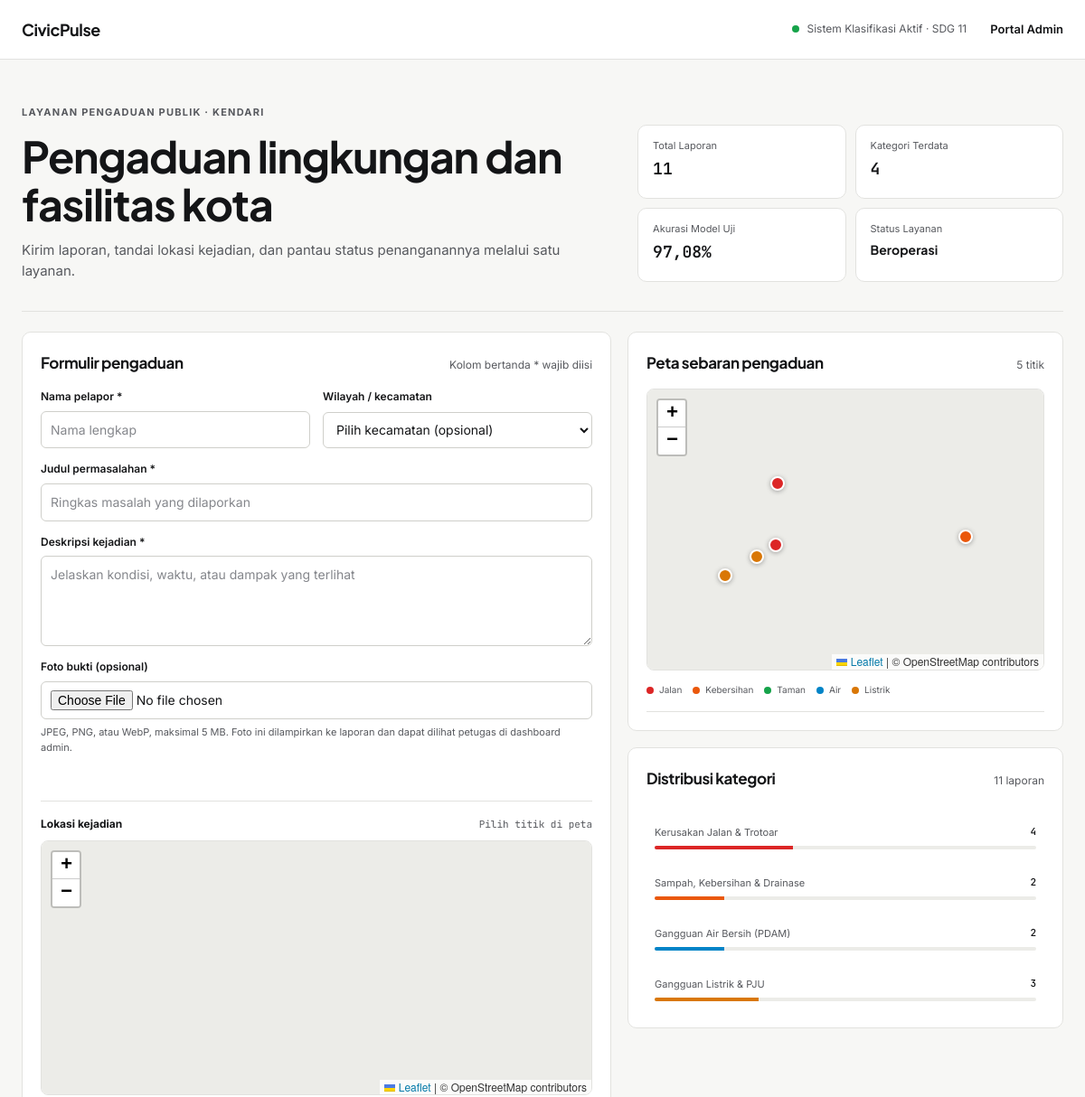
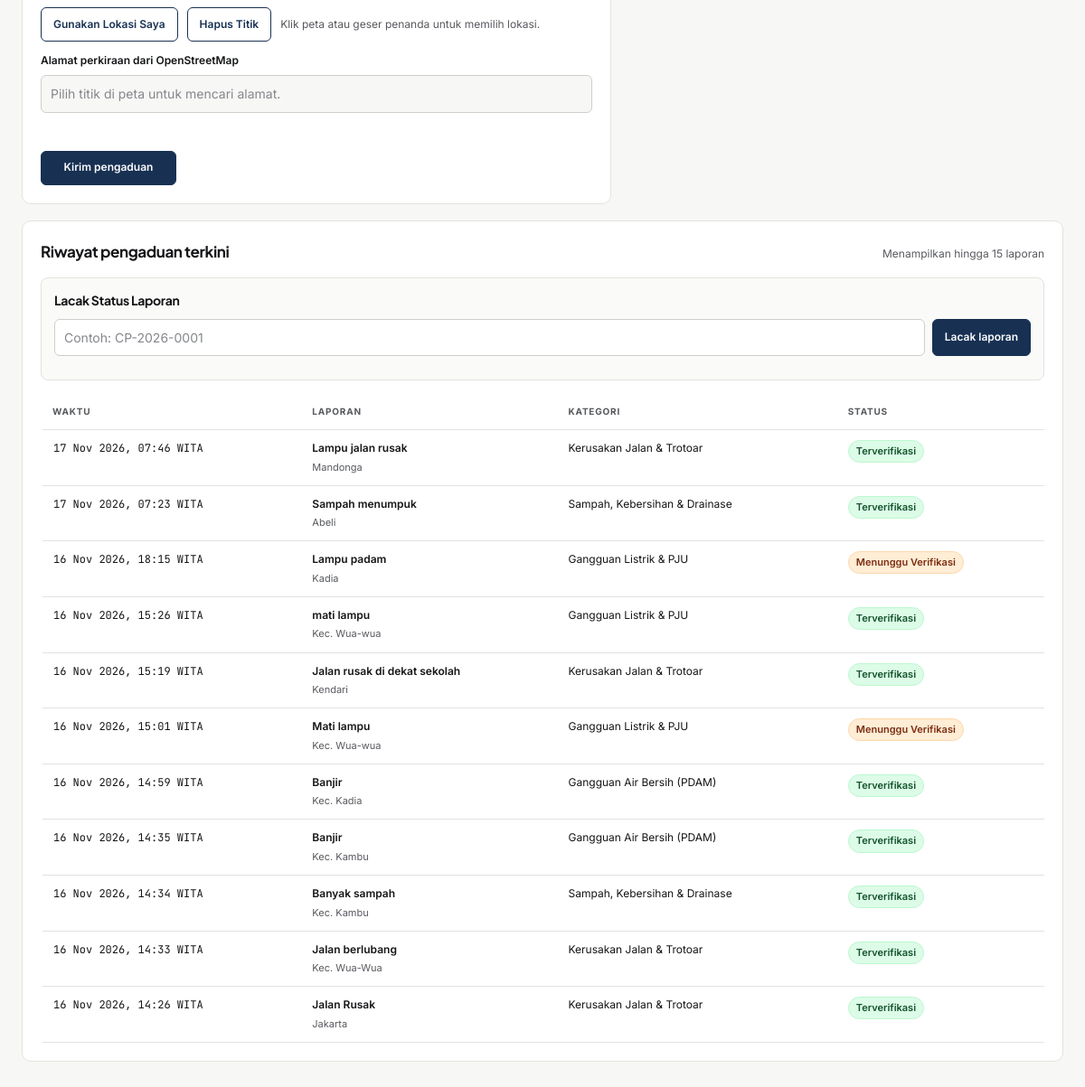
The page / on the database its author committed (2 pictures, top to bottom).
### tables this page shows
CREATE TABLE complaints (
                    id INTEGER PRIMARY KEY AUTOINCREMENT,
                    reporter_name TEXT NOT NULL,
                    title TEXT NOT NULL,
                    description TEXT NOT NULL,
                    area TEXT,
                    predicted_category TEXT NOT NULL,
                    confidence_score REAL NOT NULL,
                    verified_category TEXT,
                    status TEXT DEFAULT 'Menunggu Verifikasi',
                    created_at TIMESTAMP DEFAULT CURRENT_TIMESTAMP
                , latitude REAL, longitude REAL, updated_at TIMESTAMP, ticket_code TEXT, photo_path TEXT, location_address TEXT);

### app.py (the view, shortened to what this page needs)
@app.route("/", methods=["GET", "POST"])
@limiter.limit("5 per minute", methods=["POST"])
def index():
    hasil_prediksi = None
    conn = get_db_connection()
    try:
        if isinstance(conn, sqlite3.Connection):
            cursor = conn.cursor()
            cursor.execute("SELECT * FROM complaints ORDER BY created_at DESC LIMIT 15")
            daftar_laporan = [dict(row) for row in cursor.fetchall()]
            cursor.execute("SELECT COALESCE(verified_category, predicted_category) AS kategori, COUNT(*) AS total FROM complaints GROUP BY kategori")
            statistik = [dict(row) for row in cursor.fetchall()]
            cursor.execute("SELECT * FROM complaints WHERE latitude IS NOT NULL AND longitude IS NOT NULL ORDER BY created_at DESC")
            laporan_geo_rows = [dict(row) for row in cursor.fetchall()]
    finally:
        conn.close()
    return render_template(
        "index.html",
        hasil=hasil_prediksi,
        laporan=daftar_laporan,
        statistik=statistik,
        laporan_geo=normalize_geo_rows(laporan_geo_rows),
        label_map=LABEL_TAMPILAN,
    )

### Templates/index.html (shortened to what this page needs)
<!DOCTYPE html>
<html lang="id">
<head>
    <link rel="stylesheet" href="{{ url_for('static', filename='css/civicpulse.css') }}">
    <link rel="stylesheet" href="https://unpkg.com/leaflet@1.9.4/dist/leaflet.css">
    <link rel="stylesheet" href="https://unpkg.com/leaflet.markercluster@1.5.3/dist/MarkerCluster.css">
    <link rel="stylesheet" href="https://unpkg.com/leaflet.markercluster@1.5.3/dist/MarkerCluster.Default.css">
</head>
<body>
    <header class="site-header">
        <a class="wordmark" href="{{ url_for('index') }}">CivicPulse</a>
        <div class="header-right">
            <div class="system-indicator"><span class="system-dot" aria-hidden="true"></span><span>Sistem Klasifikasi Aktif · SDG 11</span></div>
            <nav class="header-links" aria-label="Navigasi utama">
                {% if session.get('role') == 'admin' %}
                    <a href="{{ url_for('admin_dashboard') }}">Dashboard Admin</a>
                {% else %}
                    <a href="{{ url_for('login') }}">Portal Admin</a>
                {% endif %}
            </nav>
        </div>
    </header>
    <main class="page">
        {% set totals = namespace(count=0) %}
        {% for item in statistik %}{% set totals.count = totals.count + item.total %}{% endfor %}
        <section class="editorial">
            <div>
                <span class="eyebrow">Layanan Pengaduan Publik · Kendari</span>
                <h1>Pengaduan lingkungan dan fasilitas kota</h1>
                <p class="intro">Kirim laporan, tandai lokasi kejadian, dan pantau status penanganannya melalui satu layanan.</p>
            </div>
            <div class="metric-grid" aria-label="Ringkasan layanan">
                <div class="metric"><span class="metric-label">Total Laporan</span><strong class="metric-value">{{ totals.count }}</strong></div>
                <div class="metric"><span class="metric-label">Kategori Terdata</span><strong class="metric-value">{{ statistik|length }}</strong></div>
                <div class="metric"><span class="metric-label">Akurasi Model Uji</span><strong class="metric-value">97,08%</strong></div>
                <div class="metric"><span class="metric-label">Status Layanan</span><strong class="metric-value text-value">Beroperasi</strong></div>
            </div>
        </section>
        <section class="main-grid">
            <article class="panel">
                <div class="panel-heading">
                    <h2>Formulir pengaduan</h2>
                    <span class="panel-note">Kolom bertanda * wajib diisi</span>
                </div>
                <form method="POST" id="complaint-form" enctype="multipart/form-data">
                    <div class="form-grid">
                        <div class="field">
                            <label for="reporter_name">Nama pelapor *</label>
                            <input id="reporter_name" type="text" name="reporter_name" placeholder="Nama lengkap" required>
                        </div>
                        <div class="field">
                            <label for="area">Wilayah / kecamatan</label>
                            <select id="area" name="area">
                                <option value="">Pilih kecamatan (opsional)</option>
                            </select>
                        </div>
                        <div class="field full">
                            <label for="title">Judul permasalahan *</label>
                            <input id="title" type="text" name="title" placeholder="Ringkas masalah yang dilaporkan" required>
                        </div>
                        <div class="field full">
                            <label for="description">Deskripsi kejadian *</label>
                            <textarea id="description" name="description" placeholder="Jelaskan kondisi, waktu, atau dampak yang terlihat" required></textarea>
                        </div>
                        <div class="field full">
                            <label for="photo">Foto bukti (opsional)</label>
                            <input id="photo" type="file" name="photo" accept="image/jpeg,image/png,image/webp">
                            <p class="upload-note">JPEG, PNG, atau WebP, maksimal 5 MB. Foto ini dilampirkan ke laporan dan dapat dilihat petugas di dashboard admin.</p>
                            <p class="location-status" id="photo-status" role="status" aria-live="polite"></p>
                        </div>
                    </div>
                    <div class="location-picker">
                        <div class="location-title">
                            <strong>Lokasi kejadian</strong>
                            <span class="coordinates" id="selected-coordinates">Pilih titik di peta</span>
                        </div>
                        <div class="map-frame">
                            <div id="location-picker-map" aria-label="Pilih titik lokasi kejadian di peta"></div>
                        </div>
                        <div class="map-toolbar">
                            <button type="button" class="button secondary" id="use-location-btn">Gunakan Lokasi Saya</button>
                            <button type="button" class="button secondary" id="clear-location-btn">Hapus Titik</button>
                            <span class="panel-note">Klik peta atau geser penanda untuk memilih lokasi.</span>
                        </div>
                        <div class="field location-address">
                            <label for="location-address">Alamat perkiraan dari OpenStreetMap</label>
                            <input id="location-address" name="location_address" type="text" readonly placeholder="Pilih titik di peta untuk mencari alamat.">
                        </div>
                        <p class="location-status" id="location-status" role="status" aria-live="polite"></p>
                    </div>
                    <div class="submit-row" id="submit-area">
                        <button type="submit" class="button" id="submit-button">Kirim pengaduan</button>
                    </div>
                </form>
            </article>
            <div class="right-column">
                <article class="panel">
                    <div class="panel-heading">
                        <h2>Peta sebaran pengaduan</h2>
                        <span class="panel-note">{{ laporan_geo|length }} titik</span>
                    </div>
                    <div class="map-frame public-frame">
                        <div id="public-complaint-map" aria-label="Peta sebaran laporan publik"></div>
                    </div>
                    <div class="legend" aria-label="Legenda kategori">
                        <span class="legend-item"><i class="legend-dot" style="background:#dc2626"></i>Jalan</span>
                        <span class="legend-item"><i class="legend-dot" style="background:#ea580c"></i>Kebersihan</span>
                        <span class="legend-item"><i class="legend-dot" style="background:#16a34a"></i>Taman</span>
                        <span class="legend-item"><i class="legend-dot" style="background:#0284c7"></i>Air</span>
                        <span class="legend-item"><i class="legend-dot" style="background:#d97706"></i>Listrik</span>
                    </div>
                </article>
                <article class="panel">
                    <div class="panel-heading">
                        <h2>Distribusi kategori</h2>
                        <span class="panel-note">{{ totals.count }} laporan</span>
                    </div>
                    <div class="category-list">
                        {% if statistik %}
                            {% for item in statistik %}
                                {% set share = ((item.total / totals.count) * 100) if totals.count else 0 %}
                                {% set category_colors = {
                                    'jalan_rusak': '#dc2626',
                                    'kebersihan_dan_drainase': '#ea580c',
                                    'taman_penataan_lingkungan': '#16a34a',
                                    'utilitas_air_pdam': '#0284c7',
                                    'utilitas_listrik': '#d97706'
                                } %}
                                <div class="category-row">
                                    <div class="category-meta">
                                        <span>{{ label_map.get(item.kategori, item.kategori) }}</span>
                                        <strong>{{ item.total }}</strong>
                                    </div>
                                    <div class="progress-track"><div class="progress-fill" style="width: {{ share }}%; background-color: {{ category_colors.get(item.kategori, '#183153') }}"></div></div>
                                </div>
                            {% endfor %}
                        {% else %}
                            <p class="panel-note">Belum ada data laporan.</p>
                        {% endif %}
                    </div>
                </article>
            </div>
        </section>
        <section class="panel history-panel">
            <div class="panel-heading">
                <h2>Riwayat pengaduan terkini</h2>
                <span class="panel-note">Menampilkan hingga 15 laporan</span>
            </div>
            <section class="tracking-panel" aria-labelledby="tracking-title">
                <h3 id="tracking-title">Lacak Status Laporan</h3>
                <form class="tracking-form" id="tracking-form">
                    <input id="tracking-ticket" name="ticket_code" type="text" maxlength="20" placeholder="Contoh: CP-2026-0001" value="{{ hasil.ticket_code if hasil else '' }}" autocomplete="off" required>
                    <button class="button" type="submit" id="tracking-submit">Lacak laporan</button>
                </form>
            </section>
            <div class="table-scroll">
                <table>
                    <thead><tr><th>Waktu</th><th>Laporan</th><th>Kategori</th><th>Status</th></tr></thead>
                    <tbody>
                        {% for item in laporan %}
                        <tr>
                            <td><time class="technical">{{ item.created_at|wita }}</time></td>
                            <td><span class="report-title">{{ item.title }}</span><span class="report-sub">{{ item.area or 'Wilayah umum' }}</span></td>
                            <td>{{ label_map.get(item.verified_category or item.predicted_category, item.verified_category or item.predicted_category) }}</td>
                            <td><span class="status-pill {% if item.status == 'Terverifikasi' %}verified{% elif item.status == 'Selesai' %}complete{% elif item.status == 'Menunggu Verifikasi' %}pending{% elif item.status == 'Dalam Tindak Lanjut' %}progress{% endif %}">{{ item.status }}</span></td>
                        </tr>
                        {% else %}
                        <tr><td class="empty-cell" colspan="4">Belum ada laporan yang masuk.</td></tr>
                        {% endfor %}
                    </tbody>
                </table>
            </div>
        </section>
    </main>
</body>
</html>

### rows shown on the page
complaints: created_at|wita "17 Nov 2026, 07:46 WITA", title "Lampu jalan rusak", area "Mandonga", get "Kerusakan Jalan & Trotoar", status "Terverifikasi"
complaints: created_at|wita "17 Nov 2026, 07:23 WITA", title "Sampah menumpuk", area "Abeli", get "Sampah, Kebersihan & Drainase", status "Terverifikasi"
complaints: created_at|wita "16 Nov 2026, 18:15 WITA", title "Lampu padam", area "Kadia", get "Gangguan Listrik & PJU", status "Menunggu Verifikasi"
complaints: created_at|wita "16 Nov 2026, 15:26 WITA", title "mati lampu", area "Kec. Wua-wua", get "Gangguan Listrik & PJU", status "Terverifikasi"
complaints: created_at|wita "16 Nov 2026, 15:19 WITA", title "Jalan rusak di dekat sekolah", area "Kendari", get "Kerusakan Jalan & Trotoar", status "Terverifikasi"
complaints: created_at|wita "16 Nov 2026, 15:01 WITA", title "Mati lampu", area "Kec. Wua-wua", get "Gangguan Listrik & PJU", status "Menunggu Verifikasi"
complaints: created_at|wita "16 Nov 2026, 14:59 WITA", title "Banjir", area "Kec. Kadia", get "Gangguan Air Bersih (PDAM)", status "Terverifikasi"
complaints: created_at|wita "16 Nov 2026, 14:35 WITA", title "Banjir", area "Kec. Kambu", get "Gangguan Air Bersih (PDAM)", status "Terverifikasi"
complaints: created_at|wita "16 Nov 2026, 14:34 WITA", title "Banyak sampah", area "Kec. Kambu", get "Sampah, Kebersihan & Drainase", status "Terverifikasi"
complaints: created_at|wita "16 Nov 2026, 14:33 WITA", title "Jalan berlubang", area "Kec. Wua-Wua", get "Kerusakan Jalan & Trotoar", status "Terverifikasi"
complaints: created_at|wita "16 Nov 2026, 14:26 WITA", title "Jalan Rusak", area "Jakarta", get "Kerusakan Jalan & Trotoar", status "Terverifikasi"

### other values the page prints
{{ totals.count }} "11"
{{ statistik|length }} "4"
{{ laporan_geo|length }} "5"
{{ label_map.get(item.kategori, item.kategori) }} "Kerusakan Jalan & Trotoar" "Sampah, Kebersihan & Drainase" "Gangguan Air Bersih (PDAM)" "Gangguan Listrik & PJU"
{{ item.total }} "4" "2" "2" "3"
